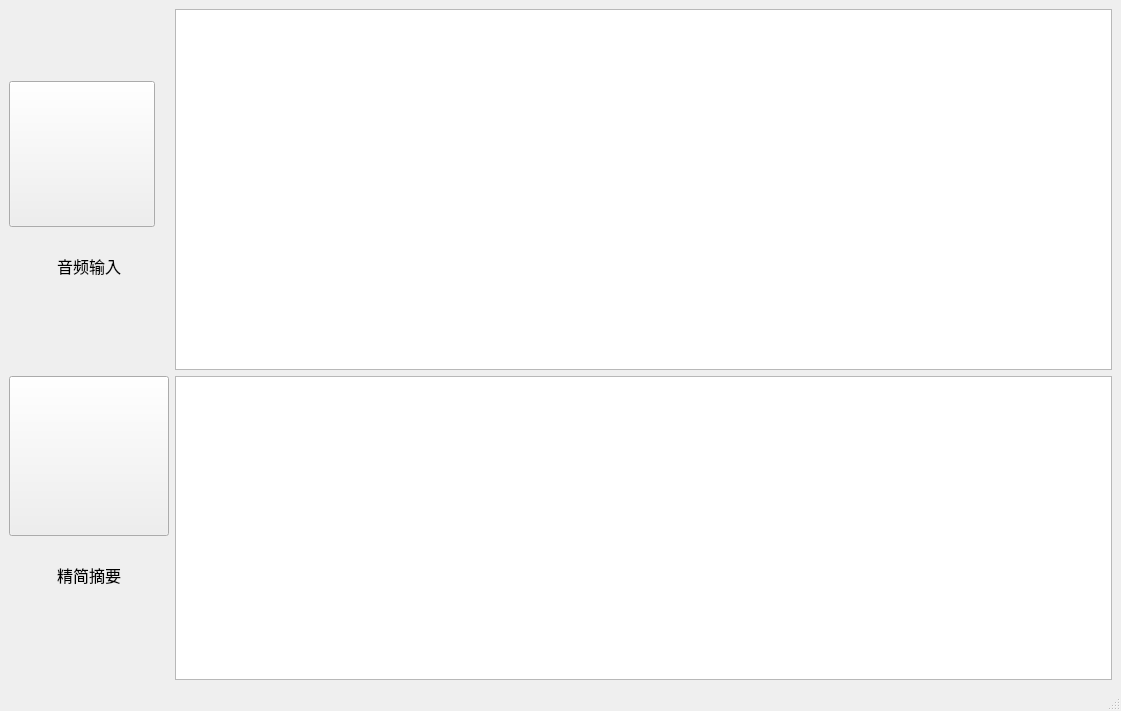
<?xml version="1.0" encoding="UTF-8"?>
<ui version="4.0">
 <class>MainWindow</class>
 <widget class="QMainWindow" name="MainWindow">
  <property name="geometry">
   <rect>
    <x>0</x>
    <y>0</y>
    <width>1121</width>
    <height>711</height>
   </rect>
  </property>
  <property name="windowTitle">
   <string>NLP Speech Compressor</string>
  </property>
  <property name="windowIcon">
   <iconset>
    <normaloff>../res/Setup.ico</normaloff>../res/Setup.ico</iconset>
  </property>
  <widget class="QWidget" name="centralwidget">
   <layout class="QGridLayout" name="gridLayout">
    <item row="1" column="0">
     <widget class="SwitchButton" name="SwitchButton">
      <property name="sizePolicy">
       <sizepolicy hsizetype="Fixed" vsizetype="Fixed">
        <horstretch>0</horstretch>
        <verstretch>0</verstretch>
       </sizepolicy>
      </property>
      <property name="minimumSize">
       <size>
        <width>146</width>
        <height>146</height>
       </size>
      </property>
      <property name="cursor">
       <cursorShape>PointingHandCursor</cursorShape>
      </property>
      <property name="text">
       <string/>
      </property>
     </widget>
    </item>
    <item row="6" column="2" rowspan="3">
     <widget class="CompressedText" name="CompressedText">
      <property name="font">
       <font>
        <family>微软雅黑 Light</family>
        <pointsize>10</pointsize>
       </font>
      </property>
     </widget>
    </item>
    <item row="0" column="2" rowspan="4">
     <widget class="OriginalText" name="original_text">
      <property name="sizePolicy">
       <sizepolicy hsizetype="Expanding" vsizetype="Expanding">
        <horstretch>0</horstretch>
        <verstretch>0</verstretch>
       </sizepolicy>
      </property>
      <property name="font">
       <font>
        <family>微软雅黑 Light</family>
        <pointsize>10</pointsize>
       </font>
      </property>
     </widget>
    </item>
    <item row="2" column="0">
     <widget class="QLabel" name="label">
      <property name="font">
       <font>
        <family>微软雅黑 Light</family>
        <pointsize>12</pointsize>
        <weight>50</weight>
        <bold>false</bold>
       </font>
      </property>
      <property name="text">
       <string>音频输入</string>
      </property>
      <property name="alignment">
       <set>Qt::AlignCenter</set>
      </property>
     </widget>
    </item>
    <item row="6" column="0">
     <widget class="CompressButton" name="CompressButton">
      <property name="minimumSize">
       <size>
        <width>160</width>
        <height>160</height>
       </size>
      </property>
      <property name="cursor">
       <cursorShape>PointingHandCursor</cursorShape>
      </property>
      <property name="text">
       <string/>
      </property>
     </widget>
    </item>
    <item row="7" column="0">
     <widget class="QLabel" name="label_2">
      <property name="font">
       <font>
        <family>微软雅黑 Light</family>
        <pointsize>12</pointsize>
        <weight>50</weight>
        <bold>false</bold>
       </font>
      </property>
      <property name="text">
       <string>精简摘要</string>
      </property>
      <property name="alignment">
       <set>Qt::AlignCenter</set>
      </property>
     </widget>
    </item>
   </layout>
  </widget>
  <widget class="QStatusBar" name="statusbar"/>
 </widget>
 <customwidgets>
  <customwidget>
   <class>SwitchButton</class>
   <extends>QPushButton</extends>
   <header>Qt_SwitchButton</header>
  </customwidget>
  <customwidget>
   <class>OriginalText</class>
   <extends>QTextEdit</extends>
   <header>Qt_OriginalText</header>
  </customwidget>
  <customwidget>
   <class>CompressedText</class>
   <extends>QTextEdit</extends>
   <header>Qt_CompressedText</header>
  </customwidget>
  <customwidget>
   <class>CompressButton</class>
   <extends>QPushButton</extends>
   <header>Qt_CompressButton</header>
  </customwidget>
 </customwidgets>
 <resources/>
 <connections/>
</ui>
